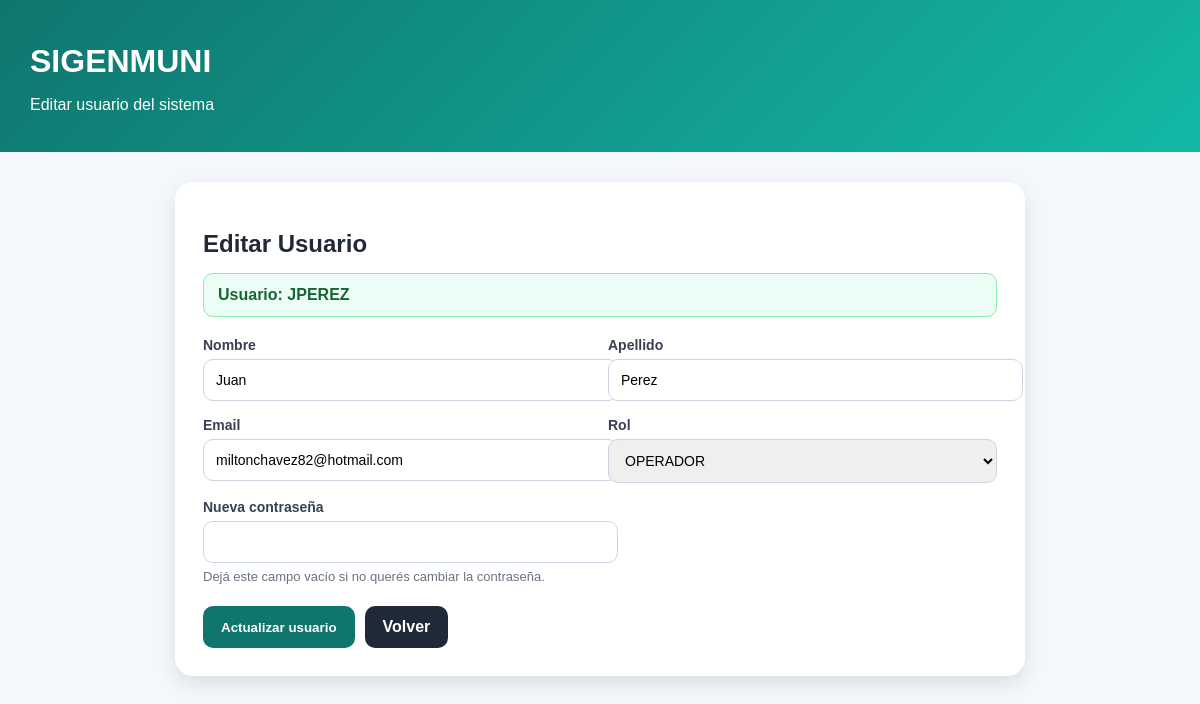
The app's page /usuario_editar.php?id=2 (signed in) with its own data.
### tables this page shows
CREATE TABLE `usuario` (
  `id` int NOT NULL AUTO_INCREMENT,
  `nombre` varchar(80) NOT NULL,
  `apellido` varchar(80) NOT NULL,
  `nombre_usuario` varchar(50) NOT NULL,
  `email` varchar(100) DEFAULT NULL,
  `clave` varchar(255) NOT NULL,
  `rol` enum('ADMIN','OPERADOR') NOT NULL DEFAULT 'OPERADOR',
  `activo` tinyint(1) NOT NULL DEFAULT '1',
  `primer_ingreso` tinyint(1) NOT NULL DEFAULT '1',
  `created_at` timestamp NOT NULL DEFAULT CURRENT_TIMESTAMP,
  `updated_at` timestamp NOT NULL DEFAULT CURRENT_TIMESTAMP ON UPDATE CURRENT_TIMESTAMP,
  PRIMARY KEY (`id`),
  UNIQUE KEY `uq_usuario_nombre_usuario` (`nombre_usuario`),
  UNIQUE KEY `uq_usuario_email` (`email`)
);

### usuario_editar.php (the view, shortened to what this page needs)
<?php
require_once("conexion.php");
$id = isset($_GET['id']) ? (int)$_GET['id'] : 0;
$stmt = $conexion->prepare("SELECT * FROM usuario WHERE id = ?");
$stmt->bind_param("i", $id);
$stmt->execute();
$resultado = $stmt->get_result();
$usuario = $resultado->fetch_assoc();
?>
<!DOCTYPE html>
<html lang="es">
<head>
</head>
<body>
<div class="header">
    <h1>SIGENMUNI</h1>
    <p>Editar usuario del sistema</p>
</div>
<div class="contenedor">
    <div class="panel">
        <h2>Editar Usuario</h2>
        <div class="info-usuario">
            Usuario: <?php echo htmlspecialchars($usuario['nombre_usuario']); ?>
        </div>
        <form action="usuario_actualizar.php" method="POST">
            <div class="form-grid">
                <div class="campo">
                    <label>Nombre</label>
                    <input type="text" name="nombre" value="<?php echo htmlspecialchars($usuario['nombre']); ?>" required>
                </div>
                <div class="campo">
                    <label>Apellido</label>
                    <input type="text" name="apellido" value="<?php echo htmlspecialchars($usuario['apellido']); ?>" required>
                </div>
                <div class="campo">
                    <label>Email</label>
                    <input type="email" name="email" value="<?php echo htmlspecialchars($usuario['email'] ?? ''); ?>">
                </div>
                <div class="campo">
                    <label>Rol</label>
                    <select name="rol" required>
                        <option value="OPERADOR" <?php if ($usuario['rol'] == 'OPERADOR') echo 'selected'; ?>>OPERADOR</option>
                    </select>
                </div>
                <div class="campo">
                    <label>Nueva contraseña</label>
                    <input type="password" name="clave">
                    <div class="ayuda">Dejá este campo vacío si no querés cambiar la contraseña.</div>
                </div>
            </div>
            <div class="acciones">
                <button type="submit" class="btn-actualizar">Actualizar usuario</button>
                <a href="usuarios.php" class="btn btn-volver">Volver</a>
            </div>
        </form>
    </div>
</div>
</body>
</html>

### usuario_editar.php (style rules this page uses)
body { font-family: Arial, sans-serif; background: #f4f7fb; margin: 0; color: #1f2937; }
.header { background: linear-gradient(135deg, #0f766e, #14b8a6); color: white; padding: 22px 30px; }
.contenedor { width: 92%; max-width: 850px; margin: 30px auto; }
.panel { background: white; padding: 28px; border-radius: 18px; box-shadow: 0 8px 20px rgba(0,0,0,0.10); }
h1, h2 { margin-bottom: 15px; }
.form-grid { display: grid; grid-template-columns: repeat(auto-fit, minmax(260px, 1fr)); gap: 16px; }
.campo { display: flex; flex-direction: column; }
label { font-weight: bold; margin-bottom: 6px; color: #374151; font-size: 14px; }
input, select { width: 100%; padding: 12px; border: 1px solid #cbd5e1; border-radius: 10px; font-size: 14px; }
.ayuda { font-size: 13px; color: #6b7280; margin-top: 6px; }
.acciones { margin-top: 22px; display: flex; gap: 10px; flex-wrap: wrap; }
button, .btn { padding: 12px 18px; border-radius: 10px; border: none; text-decoration: none; font-weight: bold; cursor: pointer; display: inline-block; }
.btn-actualizar { background: #0f766e; color: white; }
.btn-volver { background: #1f2937; color: white; }
.info-usuario { background: #ecfdf5; color: #166534; border: 1px solid #86efac; padding: 12px 14px; border-radius: 10px; margin-bottom: 20px; font-weight: bold; }

### records on screen
usuario: nombre_usuario "JPEREZ", nombre "Juan", apellido "Perez", email "miltonchavez82@hotmail.com", rol "OPERADOR"
